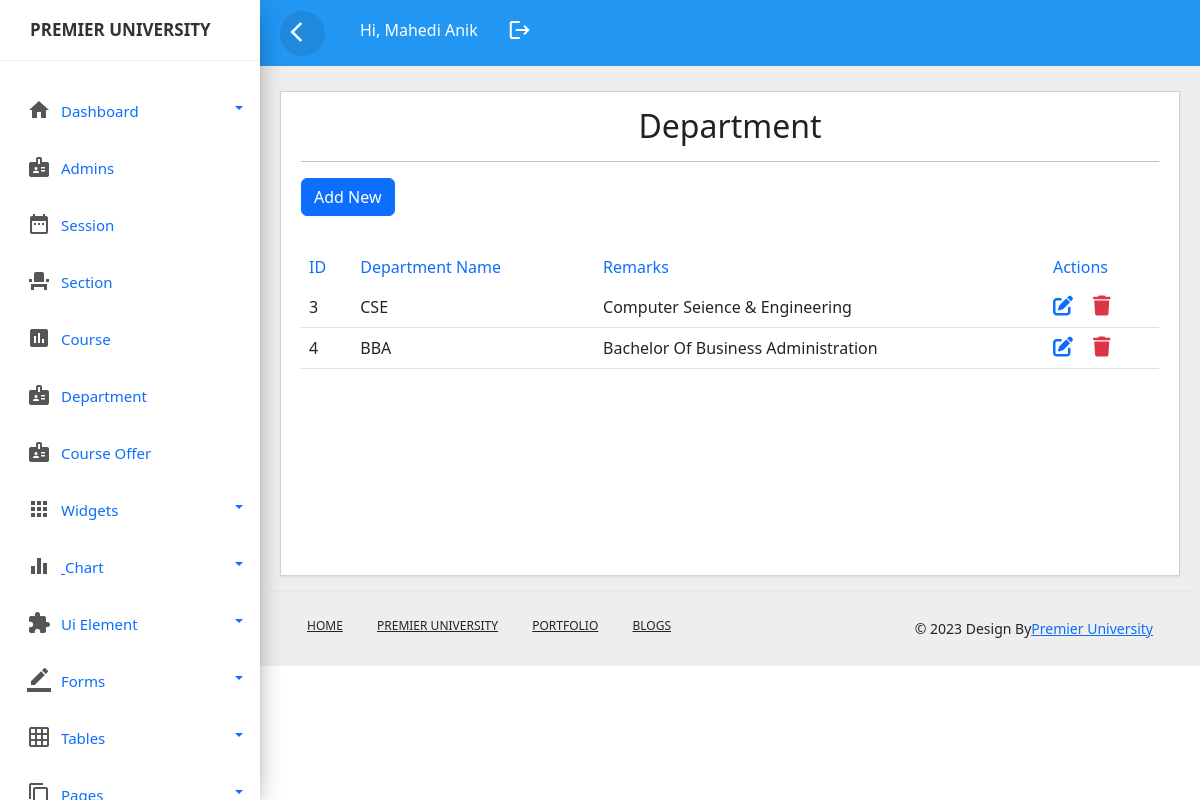
/department.php (signed in), run on an earlier commit of the app's database.
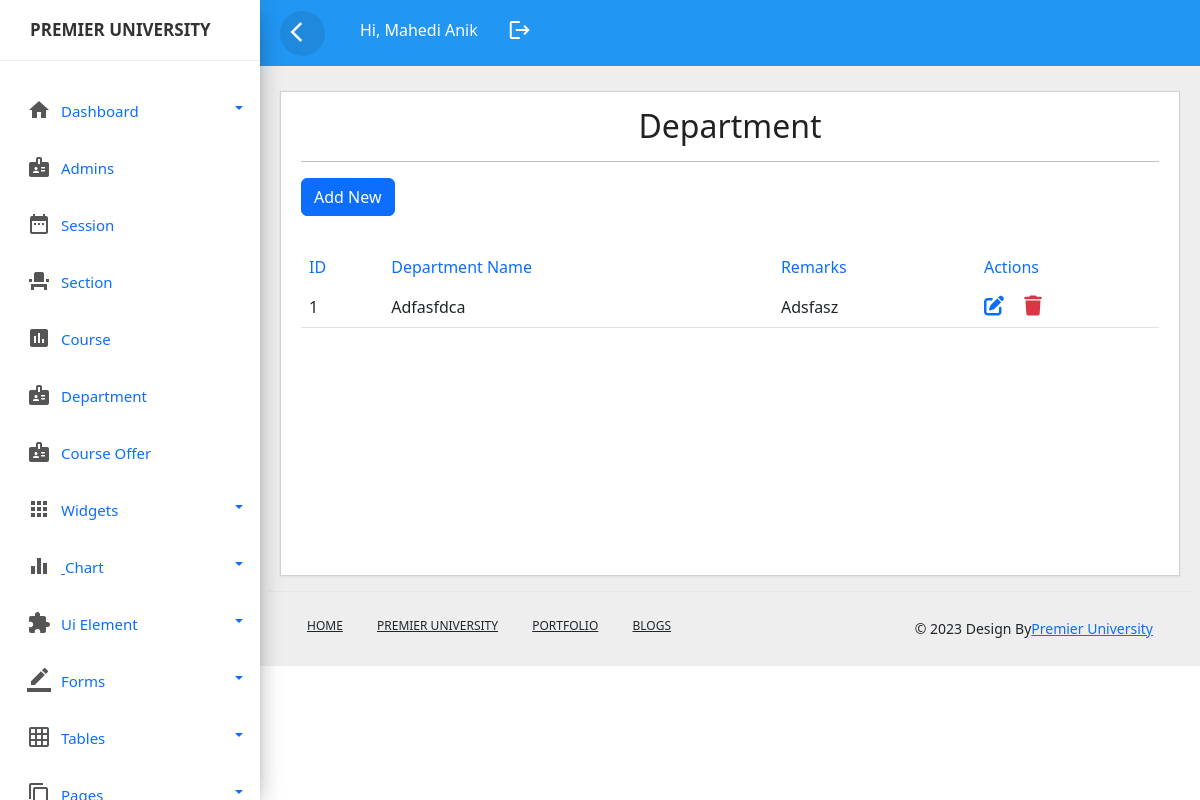
And on a later commit of the database.
### tables this page shows
CREATE TABLE `department` (
  `departmentid` int(11) NOT NULL,
  `departmentname` varchar(255) NOT NULL,
  `remarks` varchar(255) NOT NULL
);

### department.php (the view, shortened to what this page needs)
<?php include_once('header.php');?>
<?php include_once('sidebar.php');?>
<?php include_once('top-header.php');?>
<!DOCTYPE html>
<html lang="en">
<head>
	<link rel="stylesheet" href="css/style.css">
 <link href="https://cdn.jsdelivr.net/npm/bootstrap@5.2.3/dist/css/bootstrap.min.css" rel="stylesheet">
 <link rel="stylesheet" href="https://cdnjs.cloudflare.com/ajax/libs/font-awesome/6.4.0/css/all.min.css" />
</head>
<body>
	<div class="main-content">
		<div class="row">
			<div class="col-lg-12 col-md-12">
				<div class="card" style="min-height:485px">
					<div class="card-header card-header-text">
						<h2 class="card-title" style="text-align: center;">Department</h2>
						<hr>
						<a href="add_department.php" class="btn btn-primary mb-3">Add New</a>
					</div>
					<div class="card-content table-responsive">
						<table class="table table-hover">
							<thead class="text-primary">
								<tr><th>ID</th>
									<th>Department Name</th>
									<th>Remarks</th>
									<th>Actions</th>
								</tr>
							</thead>
							<tbody>
								<?php
									@include 'config.php';
									$query=mysqli_query($conn,"select * from `department`");
									while($row=mysqli_fetch_array($query)){
									?>
									<tr>
										<td><?php echo ucwords($row['departmentid']); ?></td>
										<td><?php echo ucwords($row['departmentname']); ?></td>
										<td><?php echo ucwords($row['remarks']); ?></td>
										<td>
											 <a href="edit_department.php?id=<?php echo $row['departmentid'] ?>" ><i class="fa-solid fa-pen-to-square fs-5 me-3"></i></a>
             <a href="delete_department.php?id=<?php echo $row['departmentid'] ?>" class="link-danger"><i class="fa-solid fa-trash fs-5"></i></a>
										</td>
									</tr>
									<?php
									}
								?>
							</tbody>
						</table>
					</div>
				</div>
			</div>
		</body>
		<?php include_once('footer.php');?>
		</html>

### header.php (shortened to what this page needs)
<!doctype html>
<html lang="en">
  <head>
        <link href="https://cdn.jsdelivr.net/npm/bootstrap@5.0.2/dist/css/bootstrap.min.css" rel="stylesheet">
        <link rel="stylesheet" href="css/custom.css">
  </head>
  <body>
<div class="wrapper">

### sidebar.php (shortened to what this page needs)
<nav id="sidebar">
            <div class="sidebar-header">
                <h3><img src="" class="img-fluid"/><span>Premier University</span></h3>
            </div>
            <ul class="list-unstyled components">
			                <li class="dropdown">
                    <a href="#homeSubmenu1" data-toggle="collapse" aria-expanded="false" class="dropdown-toggle">
                    <i class="material-icons">home</i><span>Dashboard</span></a>
                </li>
			<li class="">
                    <a href="admins.php"><i class="material-icons">badge</i><span>Admins</span></a>
                </li>
                <li class="">
                    <a href="session.php"><i class="material-icons">date_range</i><span>Session</span></a>
                </li>
                <li class="">
                    <a href="section.php"><i class="material-icons">event_seat</i><span>Section</span></a>
                </li>
                <li class="">
                    <a href="course.php"><i class="material-icons">assessment</i><span>Course</span></a>
                </li>
                <li class="">
                    <a href="department.php"><i class="material-icons">badge</i><span>Department</span></a>
                </li>
                <li class="">
                    <a href="offer.php"><i class="material-icons">badge</i><span>Course Offer</span></a>
                </li>
                <li class="dropdown">
                    <a href="#pageSubmenu2" data-toggle="collapse" aria-expanded="false" class="dropdown-toggle">
					<i class="material-icons">apps</i><span>widgets</span></a>
                </li>
				 <li class="dropdown">
                    <a href="#pageSubmenu3" data-toggle="collapse" aria-expanded="false" class="dropdown-toggle">
					<i class="material-icons">equalizer</i>
					<span>chart</span></a>
                </li>
				  <li class="dropdown">
                    <a href="#pageSubmenu4" data-toggle="collapse" aria-expanded="false" class="dropdown-toggle">
					<i class="material-icons">extension</i><span>ui element</span></a>
                </li>
				<li class="dropdown">
                    <a href="#pageSubmenu5" data-toggle="collapse" aria-expanded="false" class="dropdown-toggle">
					<i class="material-icons">border_color</i><span>forms</span></a>
                </li>
			   <li class="dropdown">
                    <a href="#pageSubmenu6" data-toggle="collapse" aria-expanded="false" class="dropdown-toggle">
					<i class="material-icons">grid_on</i><span>tables</span></a>
                </li>
			     <li class="dropdown">
                    <a href="#pageSubmenu7" data-toggle="collapse" aria-expanded="false" class="dropdown-toggle">
					<i class="material-icons">content_copy</i><span>Pages</span></a>
                </li>
            </ul>
        </nav>

### top-header.php (shortened to what this page needs)
<div id="content">
		   <div class="top-navbar" >
		      <nav class="navbar  navbar-expand-sm">
			     <button type="button" id="sidebar-collapse" class="d-xl-block d-lg-block d-md-none d-none">
				   <span class="material-icons">arrow_back_ios</span>
				 </button>
				 <div class="collapse navbar-collapse d-lg-block d-xl-block d-sm-none d-md-none d-none"  id="navbarcollapse">
					<ul class="nav navbar-nav" >
					<li class="nav-item">
					  <a class="nav-link">hi, <?php echo $_SESSION['user'] ?></a>
					</li>
					<li class="nav-item">
					  <a class="nav-link" href="logout.php"><span class="material-icons">logout</span></a>
					</li>
					</ul>
				 </div>
			  </nav>
		   </div>

### footer.php (shortened to what this page needs)
<footer class="footer">
			    <div class="container-fluid">
				   <div class="row">
				       <div class="col-md-6">
					       <nav class="d-flex">
						      <ul class="m-0 p-0">
							     <li><a href="#">Home</a></li>
								  <li><a href="#">Premier University</a></li>
								   <li><a href="#">portfolio</a></li>
								    <li><a href="#">Blogs</a></li>
						   </nav>
					   </div>
					   <div class="col-md-6">
					       <p class="copyright d-flex justify-content-end">
						      &copy 2023 Design By
						      <a href="#">Premier University</a>
						   </p>
					   </div>
				   </div>
				</div>
			 </footer>
		</div>
</div>
  </body>
  </html>

### css/custom.css (style rules this page uses)
body,html { line-height:1.8; font-family:'Roboto',sans-serif; color:#555e58; text-transform:capitalize; font-weight:400; margin:0px; padding:0px; }
h1,h2,h3,h4,h5,h6,.h1,.h2,.h3,.h4 { font-weight:400; line-height:1.5em; }
p { font-size:15px; margin:12px 0 0; line-height:24px; }
a { color:#333; font-weight:400; }
button { cursor:pointer; }
ul,ol { padding:0px; margin:0px; list-style:none; }
a,a:hover,a:focus { color:#333; text-decoration:none; transition:all 0.3s; }
.material-icons { font-family: 'Material Icons'; font-weight: normal; font-style: normal; font-size: 24px; display: inline-block; line-height: 1; text-transform: none; letter-spacing: normal; word-wrap: normal; white-space: nowrap; direction: ltr; -webkit-font-smoothing: antialiased; text-rendering: optimizeLegibility; -moz-osx-font-smoothing: grayscale; font-feature-settings: 'liga'; }
.wrapper { position:relative; width:100%; overflow:auto; }
#sidebar { position:fixed; height:100vh!important; top:0; left:0; bottom:0; z-index:11; width:260px; overflow:auto; transition:all 0.3s; background-color:#fff; box-shadow:0 10px 30px -12px rgba(0 0 0 / 42%), 0 4px 25px 0px rgba(0 0 0 / 12%), 0 8px 10px -5px rgba(0 0 0 / 20%); }
#sidebar .sidebar-header { padding:20px; background-color:#fff; border-bottom:1px solid #eee; }
.sidebar-header h3 { color:#333; font-size:17px; margin:0px; text-transform:uppercase; transition:all 0.5s ease; font-weight:600; }
#sidebar ul li { padding:2px 7px; }
.dropdown-toggle::after { position:absolute; right:10px; top:23px; }
#sidebar ul.components { padding: 20px 0; }
#sidebar ul li a { padding: 10px; line-height: 30px; border-radius:5px; font-size: 15px; position:relative;' font-weight: 400; display: block; }
#sidebar ul li a span { text-transform:capitalize; display:inline-block; }
#sidebar ul li a i { position: relative; margin-right: 10px; top: 5px; color: #555555; margin-left: 10px; }
#content { position:relative; transition:all 0.3s; background-color:#EEEEEE; }
.top-navbar { width:100%; z-index:9; position:relative; }
.main-content { padding:10px 20px 0px 20px; position:relative; width:100%; }
.navbar { background-color:#2196f3; color:#fff; }
.navbar button { background-color:transparent; border:none; }
.navbar button span { color:#fff; }
#sidebar-collapse { border-radius:50%; width:45px; height:45px; text-align:center; line-height:45px; margin-right:20px; margin-left:20px; border:none; color:#fff; background-color:rgba(0,0,0,0.09); }
#sidebar-collapse span { margin:9px; padding:0px; }
.navbar-nav > li> a { color:#fff; }
.navbar-nav li a { position:relative; display:block; padding:10px 15px!important; }
.card { margin:10px 0px; }
.card { border-radius:0px!important; }
.card { display:inline-block; position:relative; border:none; width:100%; margin:15px 0; box-shadow:0 1px 2px rgb(0 0 0 / 8%); border-radius:6px; color:rgba(0,0,0,0.87); background-color:#fff; }
.card .card-header { padding:15px 20px 0; z-index:3; border-bottom:0px!important; background-color:#fff; border-radius:none; }
.card .card-content { padding:15px 20px; position:relative; }
.card .card-title:not(.card-calender .card-title) { margin-top:0; margin-bottom:5px; }
.table > thead > tr > th { border-bottom:1px; font-size:16px; font-weight:400; }
.footer { border-top:1px solid #e7e7e7; }
footer { padding:10px 0; position:relative; width:100%; }
footer ul li { display:inline-block; }
footer ul li a { color:inherit; padding:15px; font-weight:500; font-size:12px; text-transform:uppercase; display:block; position:relative; }
footer .copyright { padding:15px; font-size:14px; margin:0; }
@media only screen and (min-width:992px) { #content { width:calc(100% - 260px); position:relative; float:right; transition:all 0.3s; background-color:#EEEEEE; } }

### css/style.css (style rules this page uses)
* { margin: 0; padding: 0; }
a { text-decoration: none; -webkit-transition: all 0.5s ease-in-out 0s; -o-transition: all 0.5s ease-in-out 0s; transition: all 0.5s ease-in-out 0s; }

What changed in the data, as far as the page shows it:
removed department: departmentid "3", departmentname "CSE", remarks "Computer Seience & Engineering"
removed department: departmentid "4", departmentname "BBA", remarks "Bachelor Of Business Administration"
added department: departmentid "1", departmentname "Adfasfdca", remarks "Adsfasz"
